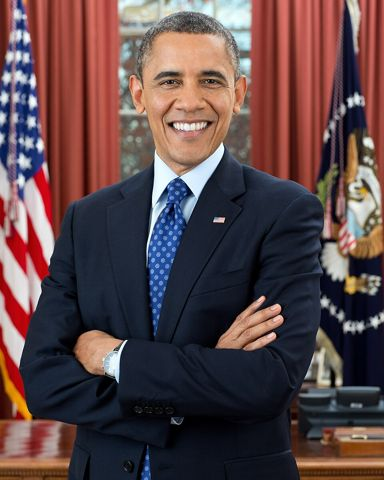
#> input picture apps/web/e2e/fixtures/faces/obama-1.jpg, 384 x 480 px
$ python make_ml_inputs.py
#> lines starting #> are read from the running program, lines starting #| are printed output that depends on the picture
"""Writes the model inputs the spike app feeds to CLIP and SFace (fixtures/ml/*.bin).

The inputs are fixed tensors, so the phone and the web runtime see exactly the same numbers
and any difference in the output vectors comes from the runtime, not from image decoding.
CLIP: centred square, 224 x 224, normalised RGB planes (as apps/web clip-image.ts).
SFace: centred square, 112 x 112, RGB planes 0..255 (as apps/web sface.ts; not aligned).
Run from the repo root: python3 apps/mobile-spike/scripts/make_ml_inputs.py
"""
from pathlib import Path

import numpy as np
from PIL import Image

ROOT = Path(__file__).resolve().parents[3]
OUT = ROOT / 'apps/mobile-spike/fixtures/ml'
PHOTOS = {
    'obama': ROOT / 'apps/web/e2e/fixtures/faces/obama-1.jpg',
    'harris': ROOT / 'apps/web/e2e/fixtures/faces/harris-1.jpg',
    'dated': ROOT / 'apps/web/e2e/fixtures/dated.jpg',
}
MEAN = np.array([0.48145466, 0.4578275, 0.40821073], dtype=np.float32)
STD = np.array([0.26862954, 0.26130258, 0.27577711], dtype=np.float32)


def square(image: Image.Image, size: int) -> np.ndarray:
    side = min(image.size)
    left = (image.width - side) // 2
    top = (image.height - side) // 2
    crop = image.convert('RGB').crop((left, top, left + side, top + side))
    return np.asarray(crop.resize((size, size), Image.Resampling.BICUBIC), dtype=np.float32)


def main() -> None:
    OUT.mkdir(parents=True, exist_ok=True)
    for name, path in PHOTOS.items():
        image = Image.open(path)
#> image is the input picture: PIL image 384x480 RGB; mean R, G, B 92.7, 69.9, 71.9
        clip = ((square(image, 224) / 255 - MEAN) / STD).transpose(2, 0, 1)
#> in square, `crop = image.convert('RGB').crop((left, top, left + side, top + side))`:
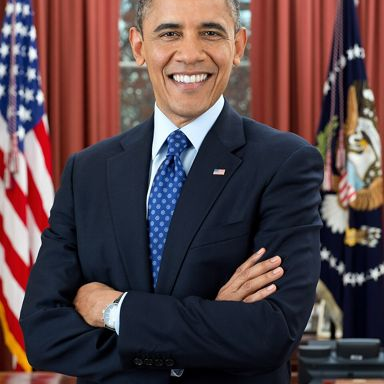
#> crop: PIL image 384x384 RGB; mean R, G, B 87.8, 67.5, 71.1
        (OUT / f'clip-{name}.bin').write_bytes(np.ascontiguousarray(clip, dtype='<f4').tobytes())
        face = square(image, 112).transpose(2, 0, 1)
#> call 2 of square, with size = 112
#> in square (call 2), `return np.asarray(crop.resize((size, size), Image.Resampling.BICUBIC),..`:
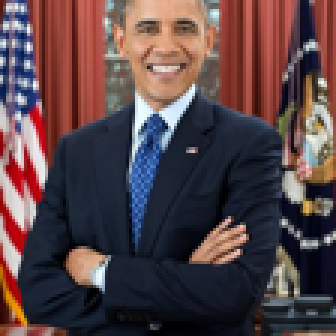
#> returned value: shape (112, 112, 3) float32 (shown 3 times larger); mean of channels 0, 1, 2 87.8, 67.5, 71.1; drawn as R, G, B
        (OUT / f'sface-{name}.bin').write_bytes(np.ascontiguousarray(face, dtype='<f4').tobytes())
#> pass 2 of the loop in main, `for name, path in PHOTOS.items():`:
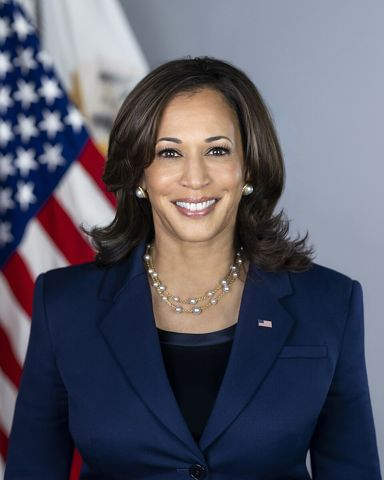
#> input picture apps/web/e2e/fixtures/faces/harris-1.jpg, 384 x 480 px
#> in main, image is the input picture: PIL image 384x480 RGB; mean R, G, B 87.9, 87.9, 101.2
#> in square (call 3), `crop = image.convert('RGB').crop((left, top, left + side, top + side))`:
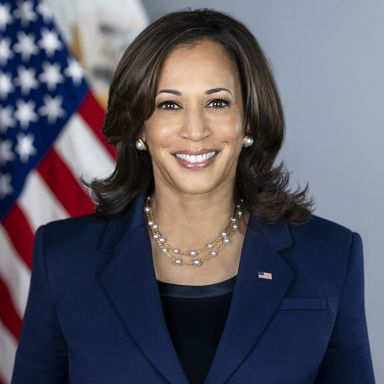
#> crop: PIL image 384x384 RGB; mean R, G, B 89, 86.8, 98.7
#> in square (call 4), `return np.asarray(crop.resize((size, size), Image.Resampling.BICUBIC),..`:
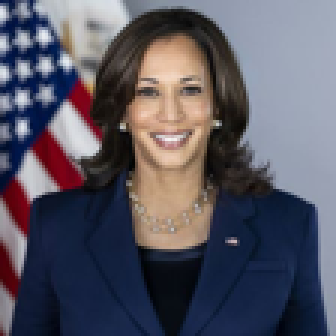
#> returned value: shape (112, 112, 3) float32 (shown 3 times larger); mean of channels 0, 1, 2 89, 86.9, 98.7; drawn as R, G, B


if __name__ == '__main__':
#> (the run stopped early here; a loop or call above may not have finished)
